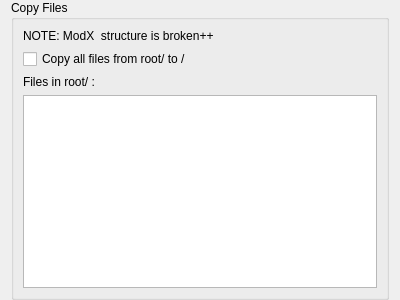
<?xml version="1.0" encoding="UTF-8"?>
<ui version="4.0">
 <class>FilePage</class>
 <widget class="QWidget" name="FilePage">
  <property name="geometry">
   <rect>
    <x>0</x>
    <y>0</y>
    <width>400</width>
    <height>300</height>
   </rect>
  </property>
  <property name="windowTitle">
   <string>Form</string>
  </property>
  <layout class="QVBoxLayout" name="verticalLayout">
   <property name="topMargin">
    <number>0</number>
   </property>
   <property name="bottomMargin">
    <number>0</number>
   </property>
   <item>
    <widget class="QGroupBox" name="groupBox">
     <property name="title">
      <string>Copy Files</string>
     </property>
     <layout class="QVBoxLayout" name="verticalLayout_2">
      <item>
       <widget class="QLabel" name="label">
        <property name="text">
         <string>NOTE: ModX &lt;copy&gt; structure is broken++</string>
        </property>
       </widget>
      </item>
      <item>
       <widget class="QCheckBox" name="copyFiles">
        <property name="text">
         <string>Copy all files from root/ to /</string>
        </property>
       </widget>
      </item>
      <item>
       <widget class="QLabel" name="label_2">
        <property name="text">
         <string>Files in root/ :</string>
        </property>
       </widget>
      </item>
      <item>
       <widget class="QTreeView" name="fileView"/>
      </item>
     </layout>
    </widget>
   </item>
  </layout>
 </widget>
 <resources/>
 <connections/>
</ui>
